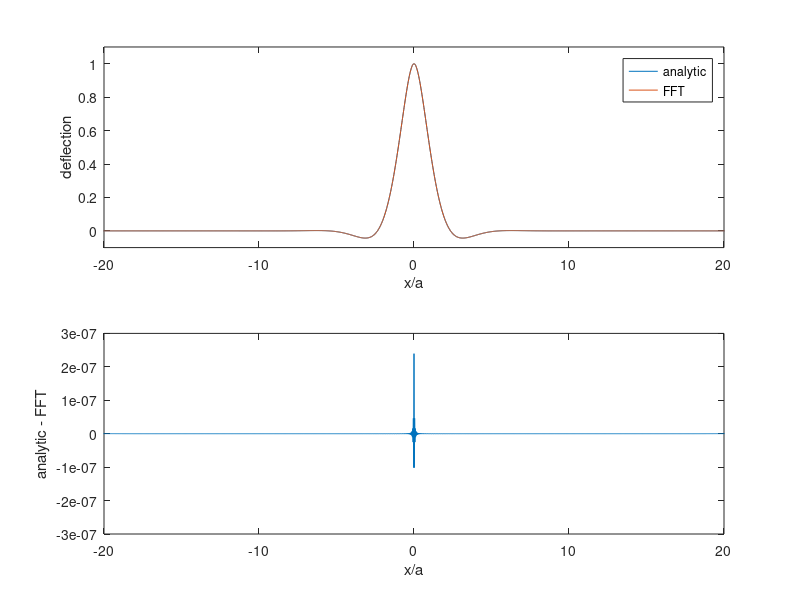
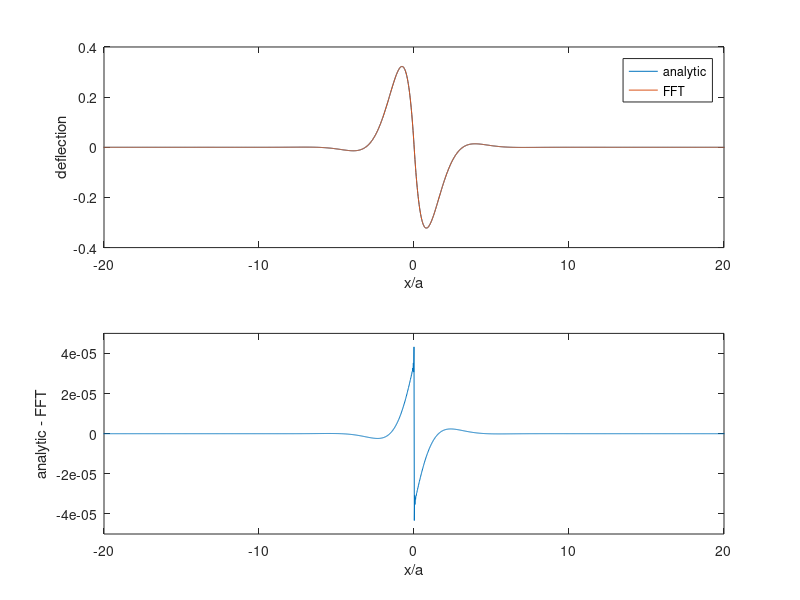
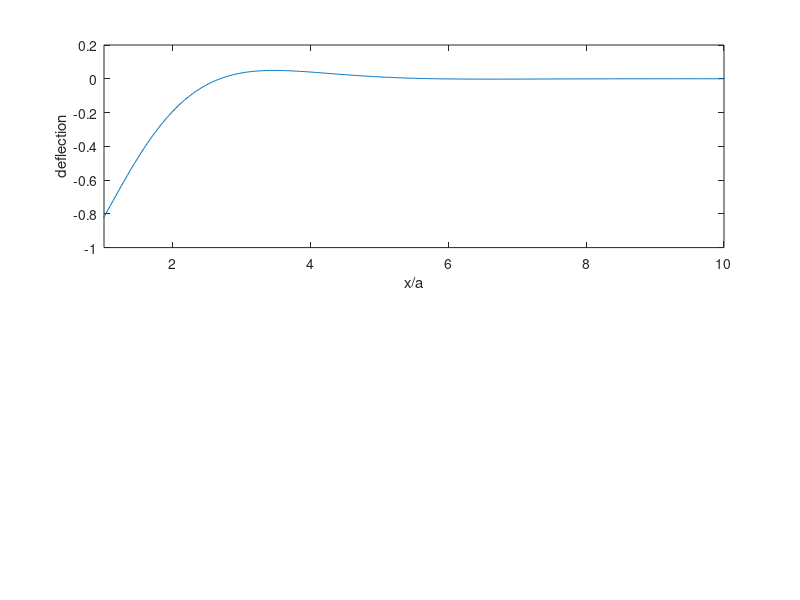

Write the MATLAB code that produced these figures, in order.
%
%  demonstrate equivalence of inverse fourier method and the analytic solution
%
% set some constants
%
  clear
  rm=3300;
  rw=1000;
  g=9.8;
  E=6.e10;
  nu=0.25;
  h=30000;
  D=E*h^3/(12.*(1-nu^2));
  alph=(4*D/((rm-rw)*g))^.25;
  V0=1.;
  cnst=V0*alph^3/(8.*D);  % constant provided in T&S
  cnstm=cnst/alph;
%
%  set the x and the wavenumber
%
  N = 2048;             % number of points in the series should be a power of 2
  L = 3.e6;             % set the overall length of the profile
  dx= L/N;              % this is the data spacing
  x = dx*(1:N)-L/2;     % generate x-vector and put the origin arbitrarily at L/4.
  k = -(N/2):(N/2-1);   % generate the integer part pf the wavenumber vector 
  k = 2.*pi*k./L;       % convert from integer to radians per meter
  ks= ifftshift(k);     % move the zero wavenumber to the center of the array
%
%  place a 1 at the center of the array
%
   w=zeros(1,length(x));
   w(N/2)=1;
   cw=fft(w);
%
%  compute W(k)
%
  demon=D*(ks.^4)+(rm-rw)*g;
  cw=cw./demon/dx;            % divide by dx to get the units correct
  w1=real(ifft(cw))/cnst;      % shift the origin to the center of the array
                              % divide by the constant from T&S
%
% now compute analytic solution
%
  xa=abs(x)/alph;
  wm=exp(-xa).*(cos(xa)+sin(xa)); % don't multiply by the constant from T&S
%
%  plot the line load
%
  figure(1)
  clf
  subplot(2,1,1),plot(x/alph,w1,x/alph,wm)
  axis([-20,20,-.1,1.1])
  legend('analytic','FFT')
  xlabel('x/a')
  ylabel('deflection')
  subplot(2,1,2),plot(x/alph,wm-w1)
  axis([-20,20,-3.e-7,3.e-7])
  xlabel('x/a')
  ylabel('analytic - FFT')
%
%  now compute the response to a bending moment using two approaches
%
  w=zeros(1,length(x));
  w(N/2)=1;
  w(N/2+1)=-1;
  cw=fft(w);
  cw=cw./demon/dx;                 % divide by dx to get the units correct
  w2=real(ifft(cw))/(cnstm*2*dx) ;  % shift the origin to the center of the array
                                   % divide by the constant from T&S
%
% now compute analytic solution
%
  xa=(x-dx/2)/alph;
  wm=-exp(-abs(xa)).*sin(xa);   % don't multiply by the constant from T&S
  figure(2)
  clf
  subplot(2,1,1),plot(x/alph,w2,x/alph,wm)
  axis([-20,20,-.4,.4])
  legend('analytic','FFT')
  xlabel('x/a')
  ylabel('deflection')
  subplot(2,1,2),plot(x/alph,wm-w2)
  axis([-20,20,-5.e-5,5.e-5])
  xlabel('x/a')
  ylabel('analytic - FFT')
%
%  now make a trench simulation
%
  w=zeros(1,length(x));
  w(N/2)=1;
  w(N/2+1)=-1;
  w=w/(2*dx/alph);                 % need to scale the moment by 2*dx/alpha
  w(N/2)=w(N/2)-1.;
  cw=fft(w)/cnst;
  cw=cw./demon/dx;                 % divide by dx to get the units correct
  w3=real(ifft(cw));
  figure(3)
  clf
  subplot(2,1,1),plot(x/alph,w3)
  axis([1,10,-1.,.2])
  xlabel('x/a')
  ylabel('deflection')
